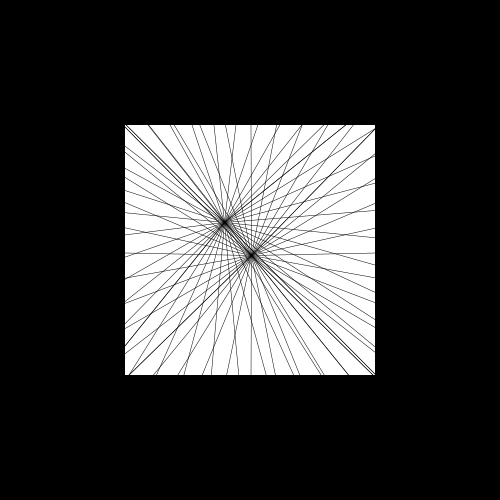
Frame 1 (no input)
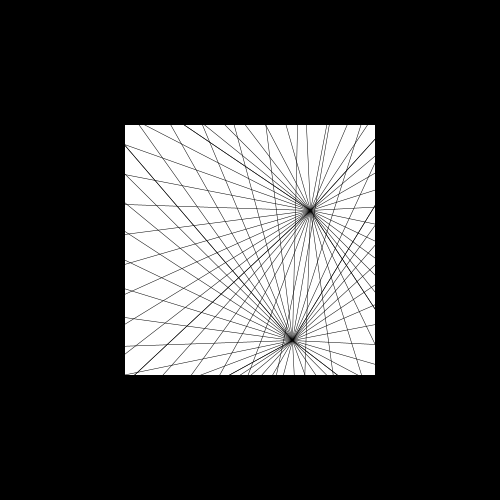
Frame 60 (the mouse pressed at the canvas centre just before this capture)
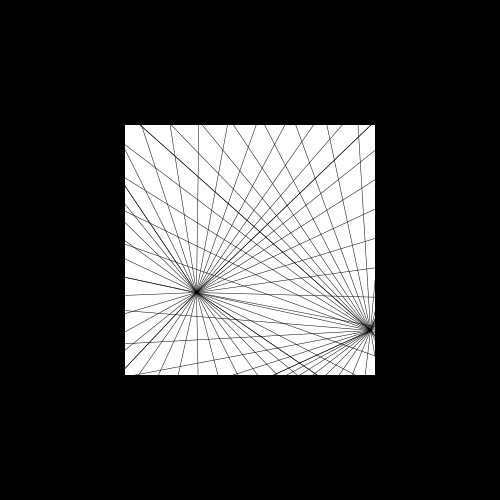
Frame 120 (the mouse held since frame 60 and released just before this capture)

The Processing sketch that drew these frames (run headless with seeded random() and noise(); from frame 60 on, the mouse is pressed at the canvas centre):

// Processing sketch: processing_170021
// ── processing_170021.pde

int posX, posY, dirX, dirY;
int posXd,posYd,dirXd,dirYd;

void setup() {
  size(500, 500);
  posX=width/2;
  posY=height/2;
  dirX=1;
  dirY=5;
  posXd=(width/2)-30;
  posYd=(height/2)-30;
  dirXd=4;
  dirYd=2;
}

void draw() {
  background(0);


 

  posX=posX+dirX;
  posY=posY+dirY; 
 
  if ((posX>width/4*3) || (posX<width/4)) {
    dirX=dirX*-1;
  }

  if ((posY>height/4*3) || (posY<height/4)) {
    dirY=dirY*-1;
  }

noStroke();
fill(255);
rect(width/4,height/4, width/4*2,height/4*2);



  for (int i= 0; i<550; i +=50) {
    stroke(0);
    strokeWeight(0.5);
    line(i, height-height, posX, posY);
    line(width-width, i, posX, posY);
    line(width, i, posX, posY);
    line(i, height, posX, posY);
  }
  
   posXd=posXd+dirXd;
  posYd=posYd+dirYd; 
 
  if ((posXd>width/4*3) || (posXd<width/4)) {
    dirXd=dirXd*-1;
  }

  if ((posYd>height/4*3) || (posYd<height/4)) {
    dirYd=dirYd*-1;
  }
  for (int j= 0; j<550; j +=50) {
    stroke(0);
    strokeWeight(0.5);
    line(j, height-height, posXd, posYd);
    line(width-width, j, posXd, posYd);
    line(width, j, posXd, posYd);
    line(j, height, posXd, posYd);
  }
}
